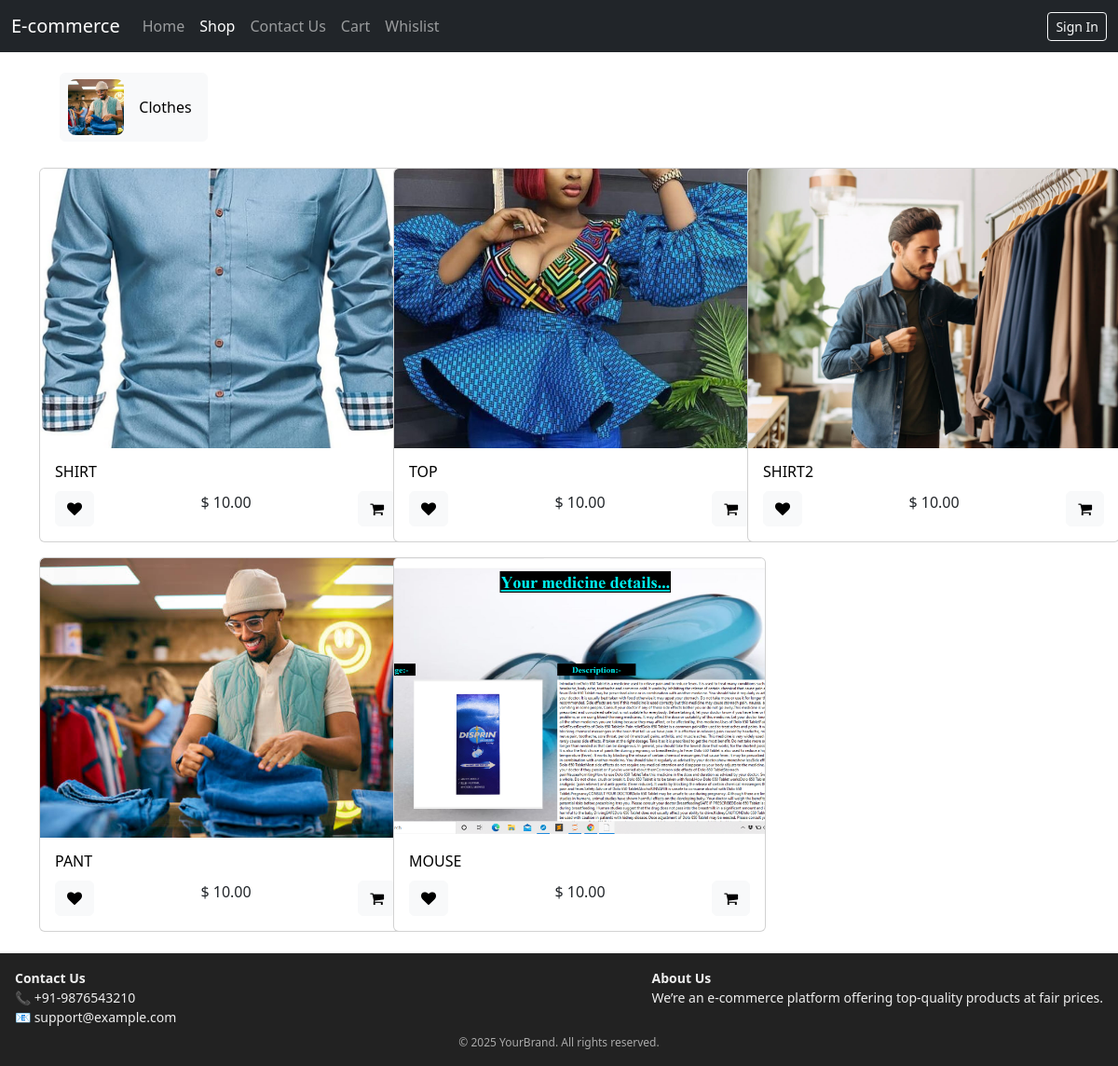
The page /shop/shop/ on the database as committed earlier.
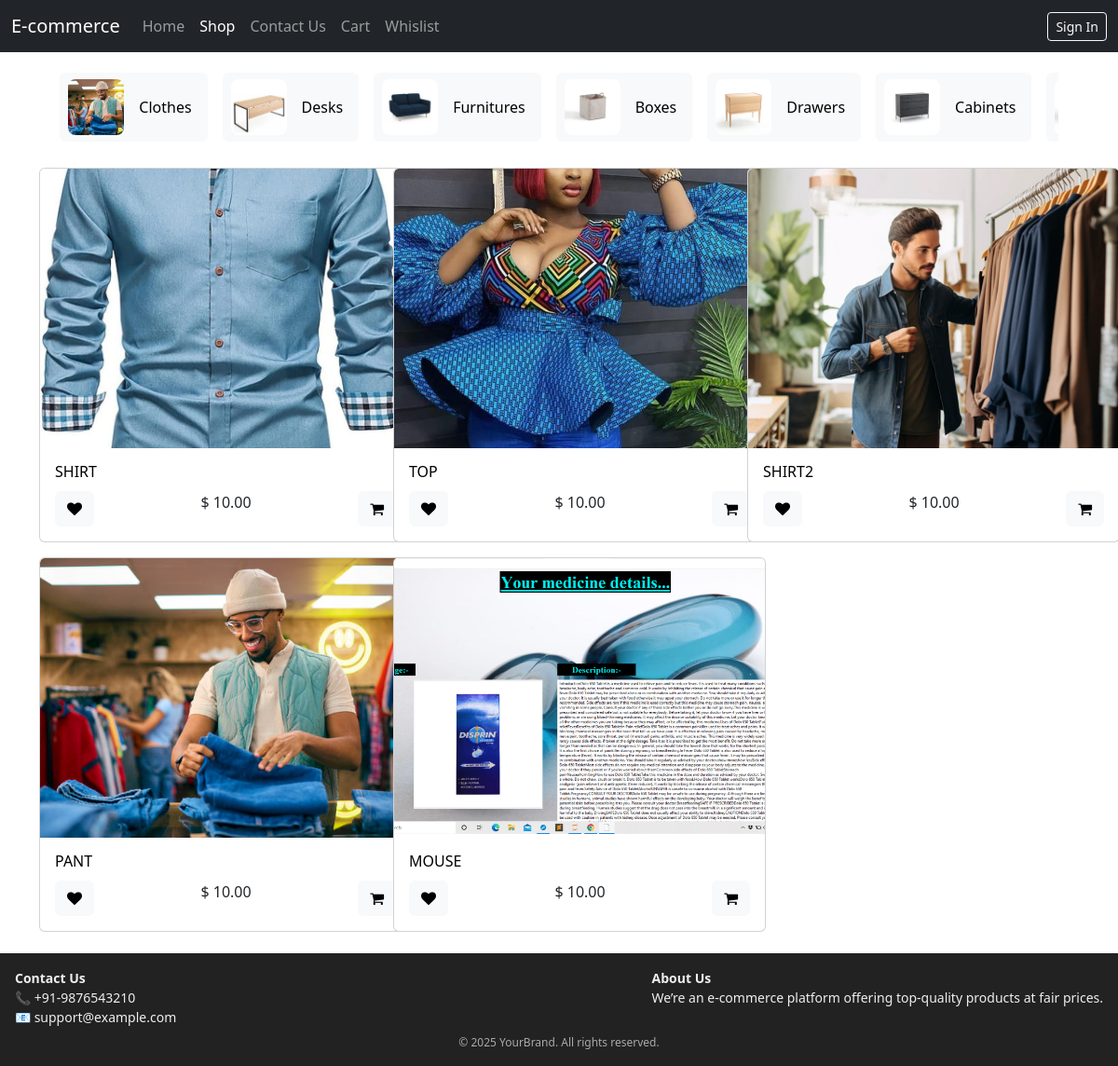
The same page on the database as committed later.
### shop/models.py (models this page shows, shortened)
class Category(models.Model):
    name = models.CharField(max_length=20, blank=False, null=False)
    category_image = models.ImageField(upload_to="shop/category", blank=False, null=False)
    create_date = models.DateTimeField("Create Date",auto_now_add=True)
    parent_categ_id = models.ForeignKey('self', on_delete=models.CASCADE, blank=True, null=True)
    child_categ_ids = models.ManyToManyField('self', blank=True)

class Product(models.Model):
    name = models.CharField(max_length=20, blank=False, null=False)
    price = models.DecimalField(max_digits=10, decimal_places=2, blank=False, null=False, default = 10.00)
    product_image = models.ImageField(upload_to="shop/product", blank=False, null=False)
    category_id = models.ForeignKey(Category, on_delete=models.CASCADE, blank=False, null=False)
    create_date = models.DateTimeField("Create Date",auto_now_add=True)
    published = models.BooleanField(default=False)
    internal_ref = models.CharField(max_length=20, editable=False, unique=True)
    stock = models.IntegerField(default=0)
    description = models.TextField(blank=True, null=True)
    allow_out_of_stock = models.BooleanField(default=False)
    product_type = models.CharField(max_length=20, choices=[('storable', 'Storable'), ('consumable', 'Consumable')], default='storable')

### shop/views.py (the view)
# urls.py: path('shop/', include("shop.urls")),
def shop(request):
    try:
        productObjs = Product.objects.filter(published=True)
        CategoryObjs = Category.objects.filter(parent_categ_id=None)
        context = {"productObjs":productObjs, "CategoryObjs":CategoryObjs, "msg":"Products not found!!!"}
    except (KeyError, Product.DoesNotExist):
        context = {"msg":"Product not found!!!"}
    return render(request, "shop/shop.html", context)

### shop/templates/shop/shop.html (shortened to what this page needs)
{% extends "shop/base.html" %}
{% block body %}
<div class="container">
    {% if CategoryObjs %}
        <div class="pb-1 mb-1 overflow-auto" style="margin: 2%;">
            <ul class="d-flex align-items-stretch mb-1 list-unstyled overflow-visible">
            {% for CategoryObj in CategoryObjs %}
                <a href="/shop/shop/category/{{ CategoryObj.id }}" style="text-decoration: none;">
                <li class="d-flex pe-3">
                    <div class=" btn btn-light d-flex align-items-center ps-2 pe-3 fs-6 fw-normal " for="1">
                        <div class="rounded-3 me-3 bg-img-category" style="background-image:url('{{ CategoryObj.category_image.url }}');" alt="{{ CategoryObj.name }}"></div>
                        <span>{{ CategoryObj.name }}</span>
                    </div>
                </li></a>
            {% endfor %}
            </ul>
        </div>
    {% endif %}
    {% if productObjs %}
    <div class="row" style="margin-bottom: 2%;">
        {% for productObj in productObjs %}
            <div class="col-lg-4">
                <div class="card-slider d-flex mt-3">
                    <div class="card">
                        <a href="/shop/productDetail/{{ productObj.id }}">
                            <img src="{{ productObj.product_image.url }}" class="card-img-top" alt="{{ productObj.name }}">
                        </a>
                        <div class="card-body">
                            <a href="/shop/productDetail/{{ productObj.id }}" style="text-decoration: none;color:black;">
                            <h6 class="card-title">{{ productObj.name|upper }}</h6>
                            </a>
                            <p class="card-text text-center">$ {{ productObj.price }}
                            <button type="button" role="button" class="btn btn-light text-end" style="float: left;" title="Add to Wishlist">
                                <span class="fa fa-heart" role="img" aria-label="Add to wishlist"></span>
                            </button>
                            <button type="button" role="button" class="btn btn-light text-end" style="float: right;" title="Add to Cart">
                                <span class="fa fa-shopping-cart" role="img" aria-label="Add to cart"></span>
                            </button>
                            </p>
                        </div>
                    </div>
                </div>
            </div>
        {% endfor %}
    {% else %}
        <div class="row" style="background-color: rgb(37, 29, 29, 00.5);padding: 2%;margin-top: 2%;margin-bottom: 2%;border-radius: 20px;">
            <div class="col-12">
                <h1>{{ msg }}</h1>
            </div>
        </div>
    {% endif %}
</div>
{% endblock %}

### shop/templates/shop/base.html (shortened to what this page needs)
<!DOCTYPE html>
<html lang="en">
<head>
</head>
<body>
    <nav class="navbar navbar-expand-lg navbar-dark bg-dark">
        <div class="container-fluid">
          <a class="navbar-brand" href="#">E-commerce</a>
          <div class="collapse navbar-collapse" id="navbarNavDropdown">
            <ul class="navbar-nav">
              <li class="nav-item">
                <a class="nav-link {% if request.path == '/shop/' %}active{% endif %}" aria-current="page" href="/shop">Home</a>
              </li>
              <li class="nav-item">
                <a class="nav-link {% if request.path == '/shop/shop/' %}active{% endif %}" href="/shop/shop">Shop</a>
              </li>
              <li class="nav-item">
                <a class="nav-link {% if request.path == '/shop/contactUs/' %}active{% endif %}" href="/shop/contactUs">Contact Us</a>
              </li>
              <li class="nav-item">
                <a class="nav-link {% if request.path == '#' %}active{% endif %}" href="#">Cart</a>
              </li>
              <li class="nav-item">
                <a class="nav-link {% if request.path == '#' %}active{% endif %}" href="#">Whislist</a>
              </li>
            </ul>
            <ul class="navbar-nav ms-auto">
              {% if request.user.is_authenticated %}
                <li class="nav-item d-flex align-items-center">
                  <span class="navbar-text text-white me-2">Hello, {{ request.user.username|upper }}</span>
                  <a class="btn btn-outline-light btn-sm" href="{% url 'shop:logout' %}">Logout</a>
                </li>
              {% else %}
                <li class="nav-item">
                  <a class="btn btn-outline-light btn-sm" href="{% url 'shop:signin' %}">Sign In</a>
                </li>
              {% endif %}
            </ul>
          </div>
        </div>
      </nav>
      <div class="wrapper">
        <div class="content">
          {% block body %}{% endblock %}
        </div>
        <footer class="footer">
          <div class="footer-content">
            <div>
              <strong>Contact Us</strong><br>
              📞 +91-9876543210<br>
              📧 support@example.com
            </div>
            <div>
              <strong>About Us</strong><br>
              We’re an e-commerce platform offering top-quality products at fair prices.
            </div>
          </div>
          <div class="footer-bottom">
            &copy; 2025 YourBrand. All rights reserved.
          </div>
        </footer>
      </div>
    <link href="https://cdn.jsdelivr.net/npm/bootstrap@5.3.3/dist/css/bootstrap.min.css" rel="stylesheet">
    <link rel="stylesheet" href="https://cdnjs.cloudflare.com/ajax/libs/font-awesome/4.7.0/css/font-awesome.min.css">
</body>
</html>

### shop/templates/shop/shop.html (style rules this page uses)
.card { flex: 0 0 auto; width: 400px; height: 500px; overflow: hidden; display: flex; flex-direction: column; }
.card-body { padding: 10px; height: 100px; overflow: hidden; display: flex; flex-direction: column; justify-content: space-between; }
.card-img-top { height: 300px; width: 100%; object-fit: cover; border-top-left-radius: 0.5rem; border-top-right-radius: 0.5rem; }
.card-title, .card-text { word-wrap: break-word; overflow-wrap: break-word; white-space: normal; }
.bg-img-category { width: 60px; height: 60px; background-size: cover; background-position: center; border-radius: 8px; flex-shrink: 0; }

### shop/templates/shop/base.html (style rules this page uses)
html, body { height: 100%; margin: 0; }
.wrapper { display: flex; flex-direction: column; min-height: 100vh; }
.content { flex: 1; }
.footer { background: #222; color: #eee; padding: 1rem; font-size: 14px; }
.footer-content { display: flex; justify-content: space-between; flex-wrap: wrap; gap: 1rem; }
.footer-bottom { text-align: center; margin-top: 0.5rem; font-size: 12px; color: #aaa; }

Rows that differ between the two databases and show on the page:
added Category: category_image (picture), name "Desks"
added Category: category_image (picture), name "Furnitures"
added Category: category_image (picture), name "Boxes"
added Category: category_image (picture), name "Drawers"
added Category: category_image (picture), name "Cabinets"
added Category: category_image (picture)
